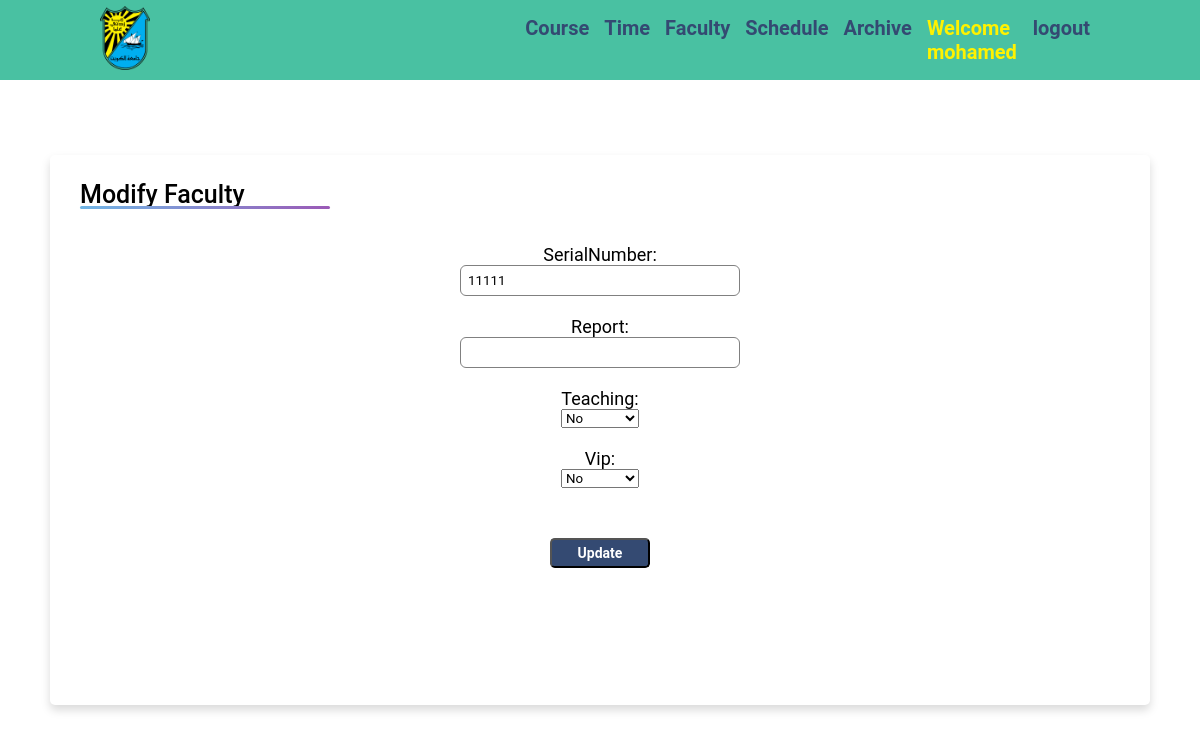
The app's page /faculty-modify/1 (signed in) with its own data.
### base/models.py (models this page shows)
class User(AbstractUser):
    serialNumber = models.CharField(max_length=100, null=True)
    teaching = models.BooleanField(default=False, null=True)
    vip = models.BooleanField(default=False, null=True)
    report = models.CharField(max_length=10, null=True)
    REQUIRED_FIELDS = []

### base/views.py (the view)
# urls.py: path('faculty-modify/<str:pk>', views.faculty_page_modify, name='faculty_page_modify'),
@login_required(login_url='login_page')
def faculty_page_modify(request, pk):
    user_is = User.objects.get(id = pk)
    form = ModUserForm(instance = user_is)
    if request.method == "POST":
        form = ModUserForm(instance = user_is, data = request.POST)
        if form.is_valid():
            form.save()
            return redirect("faculty_page_detail")
    context ={'form':form}
    return render(request, 'base/faculty_page_modify.html', context)

### base/forms.py
class ModUserForm(forms.ModelForm):
    class Meta:
        model = User
        fields = "__all__"
        fields = ['serialNumber', 'report', 'teaching', 'vip']

### base/templates/base/faculty_page_modify.html (shortened to what this page needs)
{% extends 'core3.html' %}
{% block content %}
<div class="teacher-main_container">
    <div class = "course-container">
        <div class="title">Modify Faculty</div>
        <div class = "course-content">
            <form method = "POST" action = "">
             {{form}}
             <div class="add-button">
                <button type = "submit">Update</button>
            </div>
            </form>
        </div>
    </div>
</div>
{% endblock content %}

### templates/navebar2.html (shortened to what this page needs)
<header>
    <ul class="navbar">
      <div class = 'navbar-main'>
        <img src="\media\images\logo.png" alt="">
      </div>
      <div class="navbar-items">
        {% if request.user.is_authenticated %}
        <a class= "logout-hover" href="{% url 'course_page' %}"><li>Course</li></a>
        <a class= "logout-hover" href="{% url 'time_page' %}"><li>Time</li></a>
        <a  class= "logout-hover" href="{% url 'faculty_page_detail' %}"><li>Faculty</li></a>
        <a class= "logout-hover" href="{% url 'schedule_course_page' %}"><li>Schedule</li></a>
        <a  class= "logout-hover" href="{% url 'archive_page' %}"><li>Archive</li></a>
        <a class = "welcome-user" href=""><li>Welcome {{request.user}}</li></a>
        <a class = "logout-hover" href="{% url 'logout_page' %}"><li>logout</li></a>
        {% endif %}
      </div>
    </ul>
  </header>

### static/styles/main.css (style rules this page uses)
* { padding: 0; margin: 0; box-sizing: border-box; scroll-behavior: smooth; list-style: none; text-decoration: none; font-family: "Roboto", sans-serif; }
:root { --bg-color-1: #344a72; --bg-color-2 : #ffff; --button-color: #49c1a2; --icon--color:#fff200; }
header { background-color: var(--button-color); position: fixed; top: 0; right: 0; width: 100%; z-index: 1000; }
.navbar { display: flex; align-items: center; justify-content: space-between; padding: 10px 100px; width: 100%; height: 80px; }
.navbar-main { width: 50%; }
.navbar-main img { width: 50px; height: auto; }
.navbar-items { display: flex; gap: 15px; width: 70%; padding: 10px; float: right; justify-content: right; }
.navbar-items a { color: var(--bg-color-2); font-weight: 700; font-size: 20px; pointer-events: none; }
.navbar-items .logout-hover { pointer-events:fill; color: var(--bg-color-1); transition: 0.4s; }
.navbar-items .welcome-user { color: var(--icon--color) }
body { background-color: var(--bg-color-1); }
form { width: 300px; margin-left: 20px; }
form label { display: flex; margin-top: 20px; font-size: 18px; }
form input { width: 100%; padding: 7px; border: none; border: 1px solid gray; border-radius: 6px; outline: none; }
.teacher-main_container { position: fixed; top: 30px; width: 100vw; height: 100vh; display: flex; flex-direction: column; justify-content: center; align-items: center; background-color: var(--bg-color-2); }
.course-container { max-width: 1100px; width: 100%; height: 550px; background-color: #fff; padding: 25px 30px; border-radius: 5px; box-shadow: 0 5px 10px rgba(0,0,0,0.15); overflow:auto; scroll-behavior: smooth; }
.course-container .title { font-size: 25px; font-weight: 500; position: relative; }
.course-container .title::before { content: ""; position: absolute; left: 0; bottom: 0; height: 3px; width: 250px; border-radius: 5px; background: linear-gradient(135deg, #71b7e6, #9b59b6); }
.course-content { display: flex; flex-direction: column; margin-top: 5px; margin-bottom: 5px; gap:5px; }
.teacher-main_container .add-button { display: flex; justify-content: center; margin-top: 10px; }
.course-content form { align-items: center; display: flex; flex-direction: column; margin: auto; margin-bottom: 20px; padding: 10px; }
.course-content form .add-button { margin-top: 50px; }
.course-container form .add-button button { width: 100px; height: 30px; text-align: center; background-color: var(--bg-color-1); color: var(--bg-color-2); border-radius: 0.3rem; font-size: 14px; font-weight: bolder; padding-top: 5px; padding-bottom: 5px; }

### records on screen
User: user "mohamed"
User: serialNumber "11111", teaching "No", vip "No"
